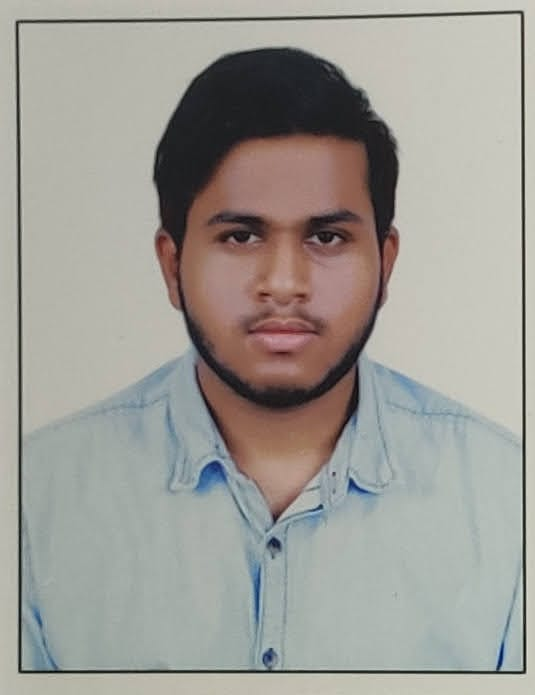
#> input picture uploads/1745090246574.jpeg, 535 x 695 px
$ python quilting.py ../uploads/1745090246574.jpeg ../uploads/1745090248866.jpeg 100 100 100 5
#> lines starting #> are read from the running program, lines starting #| are printed output that depends on the picture
import cv2
import numpy as np
import sys
import os
import random

def random_patch(image, patch_size):
    """Select a random patch from the image with bounds checking"""
    h, w = image.shape[:2]
    x = random.randint(0, w - patch_size)
    y = random.randint(0, h - patch_size)
    return image[y:y+patch_size, x:x+patch_size].copy()

def quilt_texture_simple(image, output_size, patch_size, overlap):
    """Simpler quilting implementation with basic blending"""
    out_w, out_h = output_size
    quilt = np.zeros((out_h, out_w, 3), dtype=np.uint8)

    for i in range(0, out_h, patch_size - overlap):
        for j in range(0, out_w, patch_size - overlap):
            patch = random_patch(image, patch_size)

            # Calculate placement boundaries
            i_end = min(i + patch_size, out_h)
            j_end = min(j + patch_size, out_w)
            patch = patch[:i_end-i, :j_end-j]

            # Simple blending
            if i > 0:  # Blend top overlap
                alpha = np.linspace(0, 1, overlap).reshape(-1, 1, 1)
                patch[:overlap] = (alpha * patch[:overlap] +
                                 (1-alpha) * quilt[i:i+overlap, j:j_end])

            if j > 0:  # Blend left overlap
                alpha = np.linspace(0, 1, overlap).reshape(1, -1, 1)
                patch[:, :overlap] = (alpha * patch[:, :overlap] +
                                     (1-alpha) * quilt[i:i_end, j:j+overlap])

            quilt[i:i_end, j:j_end] = patch

    return quilt

if __name__ == "__main__":
    print("Starting quilting process...")  # Debug print

    if len(sys.argv) < 3:
        print("Usage: python quilting.py <input_path> <output_path> [width] [height] [patch_size] [overlap]")
        sys.exit(1)

    try:
        # Load image
        print(f"Loading image from {sys.argv[1]}")  # Debug print
        image = cv2.imread(sys.argv[1])
#> image is the input picture: shape (695, 535, 3); mean B, G, R 150, 156.1, 158.1
        if image is None:
            print(f"Error: Could not load image from {sys.argv[1]}")
            sys.exit(1)

        # Get parameters
        width = int(sys.argv[3]) if len(sys.argv) > 3 else 500
        height = int(sys.argv[4]) if len(sys.argv) > 4 else 500
        patch_size = int(sys.argv[5]) if len(sys.argv) > 5 else 50
        overlap = int(sys.argv[6]) if len(sys.argv) > 6 else 10

        print(f"Parameters: {width}x{height}, patch={patch_size}, overlap={overlap}")  # Debug print

        # Validate parameters
        if patch_size <= overlap or overlap < 0:
            print("Error: patch_size must be greater than overlap")
            sys.exit(1)

        # Process image
        print("Generating quilted texture...")  # Debug print
        result = quilt_texture_simple(image, (width, height), patch_size, overlap)
#> the loop in quilt_texture_simple, `for i in range(0, out_h, patch_size - overlap):` made 2 passes
#> after the loop in quilt_texture_simple, `for i in range(0, out_h, patch_size - overlap):`:
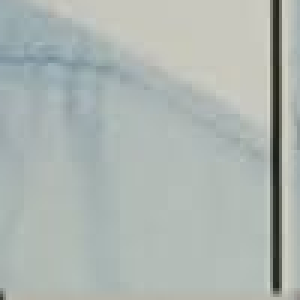
#> quilt: shape (100, 100, 3) (shown 3 times larger); mean B, G, R 177.3, 181.6, 173.6

        # Save output
        print(f"Saving result to {sys.argv[2]}")  # Debug print
        cv2.imwrite(sys.argv[2], result)
        print("Done!")  # Debug print

    except Exception as e:
        print(f"Error: {str(e)}")
        sys.exit(1)
